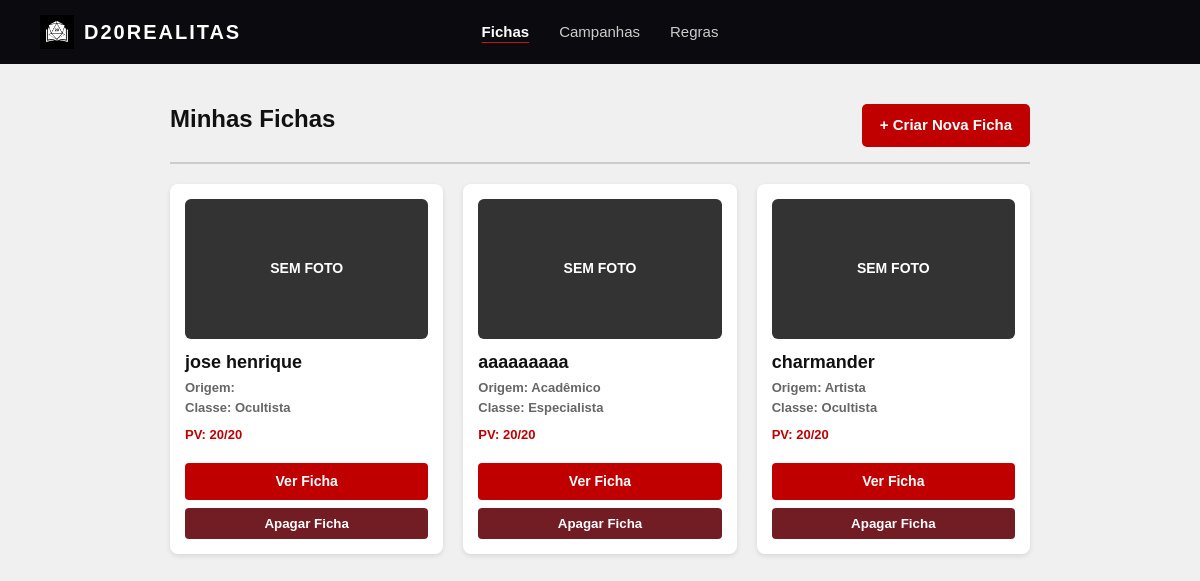
Screenshot of /fichas.php (signed in) with the database file from the repository.
### tables this page shows
CREATE TABLE IF NOT EXISTS `ficha_personagem` (
  `id_ficha` int NOT NULL AUTO_INCREMENT,
  `nome_personagem` varchar(150) NOT NULL,
  `origem` varchar(100) DEFAULT NULL,
  `classe_ou_trilha` varchar(100) DEFAULT NULL,
  `pv_atual` int DEFAULT '20',
  `pv_maximo` int DEFAULT '20',
  `id_usuario` int NOT NULL,
  `id_campanha` int DEFAULT NULL,
  `atributos` varchar(255) DEFAULT NULL,
  `pericias` varchar(255) DEFAULT NULL,
  `foto_personagem` varchar(255) DEFAULT NULL,
  `aparencia` text,
  `personalidade` text,
  `historico` text,
  `objetivo` text,
  PRIMARY KEY (`id_ficha`)
);

### fichas.php (the view, shortened to what this page needs)
<?php
require_once 'conecta.php';
$id_usuario_logado = (int) $_SESSION['id_usuario'];
$sql = "SELECT * FROM ficha_personagem WHERE id_usuario = $id_usuario_logado ORDER BY id_ficha DESC";
$resultado = mysqli_query($conexao, $sql);
?>
<!DOCTYPE html>
<html lang="pt-br">
<head>
    <link rel="stylesheet" href="home.css">
</head>
<body>
    <header class="site-header">
        <a href="home.php" class="site-logo"><img src="logo.png" alt="Ícone D20">D20REALITAS</a>
        <nav class="site-nav">
            <a href="fichas.php" class="active">Fichas</a>
            <a href="campanhas.php">Campanhas</a>
            <a href="regras.php">Regras</a>
        </nav>
    </header>
    <div class="container">
        <div class="cabecalho">
            <h2>Minhas Fichas</h2>
            <a href="criarFicha.php" class="btn-criar">+ Criar Nova Ficha</a>
        </div>
        <div class="grid-fichas">
            <?php if ($resultado && mysqli_num_rows($resultado) > 0): ?>
                <?php while ($f = mysqli_fetch_assoc($resultado)): ?>
                    <div class="card-ficha">
                        <div>
                            <?php
                            $caminho_foto = 'uploads/' . $f['foto_personagem'];
                            if (!empty($f['foto_personagem']) && file_exists($caminho_foto)):
                            ?>
                                <img src="<?php echo htmlspecialchars($caminho_foto); ?>" alt="Foto de <?php echo htmlspecialchars($f['nome_personagem']); ?>" class="img-ficha-card">
                            <?php else: ?>
                                <div class="capa-padrao">SEM FOTO</div>
                            <?php endif; ?>
                            <h3 class="card-titulo"><?php echo htmlspecialchars($f['nome_personagem']); ?></h3>
                            <p class="card-sub">
                                <strong>Origem:</strong> <?php echo htmlspecialchars($f['origem'] ?? '—'); ?><br>
                                <strong>Classe:</strong> <?php echo htmlspecialchars($f['classe_ou_trilha'] ?? '—'); ?>
                            </p>
                            <p class="card-sub" style="color: #c00000; font-weight: bold;">
                                PV: <?php echo (int)$f['pv_atual'] . '/' . (int)$f['pv_maximo']; ?>
                            </p>
                        </div>
                        <div>
                            <a href="ficha_criada.php?id=<?php echo (int) $f['id_ficha']; ?>" class="btn-abrir">Ver Ficha</a>
                            <form action="deletarFicha.php" method="POST" onsubmit="return confirm('Tem certeza que deseja apagar esta ficha permanentemente?');">
                                <button type="submit" class="btn-deletar">Apagar Ficha</button>
                            </form>
                        </div>
                    </div>
                <?php endwhile; ?>
            <?php else: ?>
                <p>Você ainda não criou nenhuma ficha de personagem.</p>
            <?php endif; ?>
        </div>
    </div>
</body>
</html>

### home.css (style rules this page uses)
:root { --bg: #ececec; --header-bg: #0b0b0f; --vermelho: #cc0000; --vermelho-escuro: #a80000; --cinza-card: #d9d9d9; --cinza-btn: #d3d3d3; --texto: #111; --branco: #fff; }
* { box-sizing: border-box; margin: 0; padding: 0; }
body { font-family: 'Segoe UI', Tahoma, Geneva, Verdana, sans-serif; background-color: var(--bg); color: var(--texto); line-height: 1.5; min-height: 100vh; }
img { max-width: 100%; }
h1, h2, h3, h4 { line-height: 1.25; margin-bottom: 0.5em; }
.site-header { display: grid; grid-template-columns: 1fr auto 1fr; align-items: center; gap: 24px; min-height: 64px; padding: 12px 40px; background-color: var(--header-bg); color: var(--branco); }
.site-logo { justify-self: start; display: flex; align-items: center; gap: 10px; color: var(--branco); font-size: 20px; font-weight: 700; letter-spacing: 2px; text-decoration: none; white-space: nowrap; }
.site-logo img { height: 30px; width: auto; }
.site-nav { justify-self: center; display: flex; align-items: center; justify-content: center; gap: 30px; }
.site-nav a { padding: 8px 0; color: #ccc; font-size: 15px; font-weight: 500; text-decoration: none; transition: color 0.2s ease; }
.site-nav a.active { color: var(--branco); font-weight: 700; text-decoration: underline; text-decoration-color: #cb1212; text-underline-offset: 5px; }
.container { max-width: 1100px; margin: 30px auto; padding: 0 20px; }
.btn-criar, .btn-submit { display: inline-block; background-color: var(--vermelho); color: var(--branco); border: none; padding: 10px 22px; border-radius: 6px; font-family: inherit; font-size: 15px; font-weight: bold; text-decoration: none; cursor: pointer; transition: background 0.2s; }
.cabecalho { display: flex; justify-content: space-between; align-items: center; flex-wrap: wrap; gap: 15px; margin-bottom: 25px; padding-bottom: 15px; border-bottom: 2px solid #ccc; }
.card-sub { font-size: 13px; color: #666; font-weight: 600; }
.btn-abrir { display: inline-block; padding: 8px 16px; background-color: #e0e0e0; color: #111; border: none; border-radius: 6px; font-family: inherit; font-size: 14px; font-weight: bold; text-decoration: none; cursor: pointer; transition: background 0.2s, color 0.2s; }
html { scroll-behavior: smooth; }
body { overflow-x: hidden; }
.site-header { position: sticky; top: 0; z-index: 100; backdrop-filter: blur(8px); }
button, a, input, select, textarea { transition: background-color 0.2s ease, color 0.2s ease, border-color 0.2s ease, transform 0.15s ease; }
.site-logo img { height: clamp(28px, 4vw, 34px); }
.container { width: min(1100px, calc(100% - 40px)); }

### fichas.php (style rules this page uses)
body { background-color: #f0f0f0; margin: 0; font-family: sans-serif; }
.container { max-width: 900px; margin: 40px auto; padding: 0 20px; }
.cabecalho { display: flex; justify-content: space-between; align-items: center; margin-bottom: 20px; }
.btn-criar { background-color: #c00000; color: white; padding: 10px 18px; border-radius: 5px; text-decoration: none; font-weight: bold; }
.grid-fichas { display: grid; grid-template-columns: repeat(auto-fill, minmax(250px, 1fr)); gap: 20px; margin-top: 20px; }
.card-ficha { background: #fff; border-radius: 8px; overflow: hidden; box-shadow: 0 2px 5px rgba(0,0,0,0.1); display: flex; flex-direction: column; justify-content: space-between; padding: 15px; }
.capa-padrao { width: 100%; height: 140px; background-color: #333; color: #fff; border-radius: 6px; margin-bottom: 12px; display: flex; align-items: center; justify-content: center; font-weight: bold; font-size: 14px; }
.card-titulo { margin: 0 0 5px 0; font-size: 18px; color: #111; }
.card-sub { font-size: 13px; color: #666; margin-bottom: 8px; }
.btn-abrir { display: block; text-align: center; background-color: #c00000; color: white; padding: 8px; text-decoration: none; font-weight: bold; border-radius: 4px; margin-top: 10px; }
.btn-deletar { width: 100%; background-color: #721c24; color: white; border: none; padding: 8px; border-radius: 4px; font-weight: bold; cursor: pointer; margin-top: 8px; }

### rows the page displays
ficha_personagem: shows "SEM FOTO", nome_personagem "jose henrique", classe_ou_trilha "Ocultista", pv_atual "20", pv_maximo "20"
ficha_personagem: shows "SEM FOTO", nome_personagem "aaaaaaaaa", origem "Acadêmico", classe_ou_trilha "Especialista", pv_atual "20", pv_maximo "20"
ficha_personagem: shows "SEM FOTO", nome_personagem "charmander", origem "Artista", classe_ou_trilha "Ocultista", pv_atual "20", pv_maximo "20"
